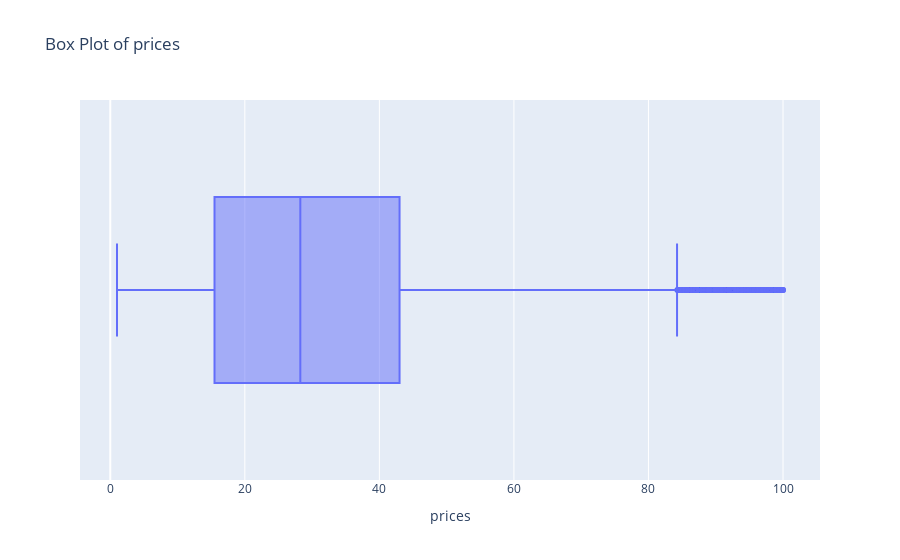

Notebook code for this chart:
### Code cell
draw_boxplot(df, 'prices')

### Figure 1 — Plotly figure (JSON) as saved in the notebook; plotly's stock layout.template omitted (floating-point values rounded to 4 significant figures; data arrays with more than 128 entries replaced by an {"elided": "..."} marker saying what was removed)
{"data": [{"alignmentgroup": "True", "hovertemplate": "prices=%{x}<extra></extra>", "legendgroup": "", "marker": {"color": "#636efa"}, "name": "", "notched": false, "offsetgroup": "", "orientation": "h", "showlegend": false, "type": "box", "x": {"elided": "46596 float values"}, "x0": " ", "xaxis": "x", "y0": " ", "yaxis": "y"}], "layout": {"boxmode": "group", "legend": {"tracegroupgap": 0}, "title": {"text": "Box Plot of prices"}, "xaxis": {"anchor": "y", "domain": [0, 1], "title": {"text": "prices"}}, "yaxis": {"anchor": "x", "domain": [0, 1]}}}
